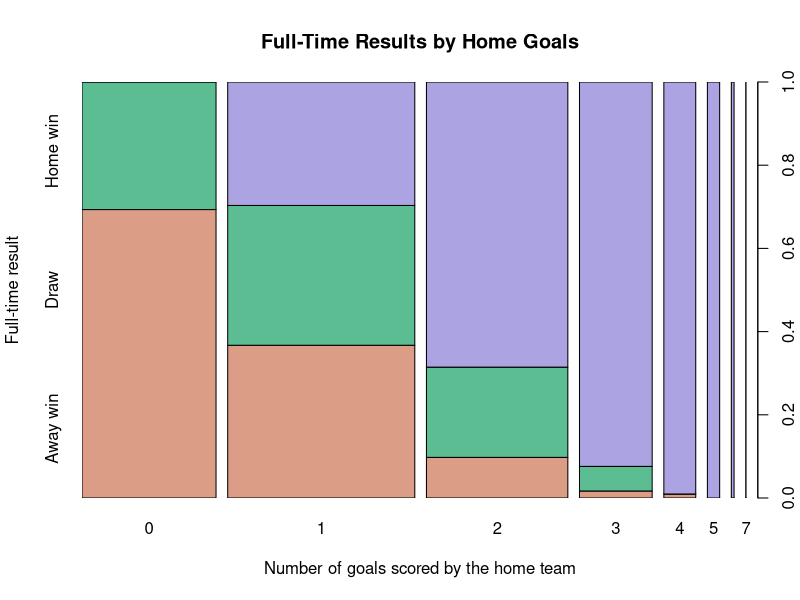
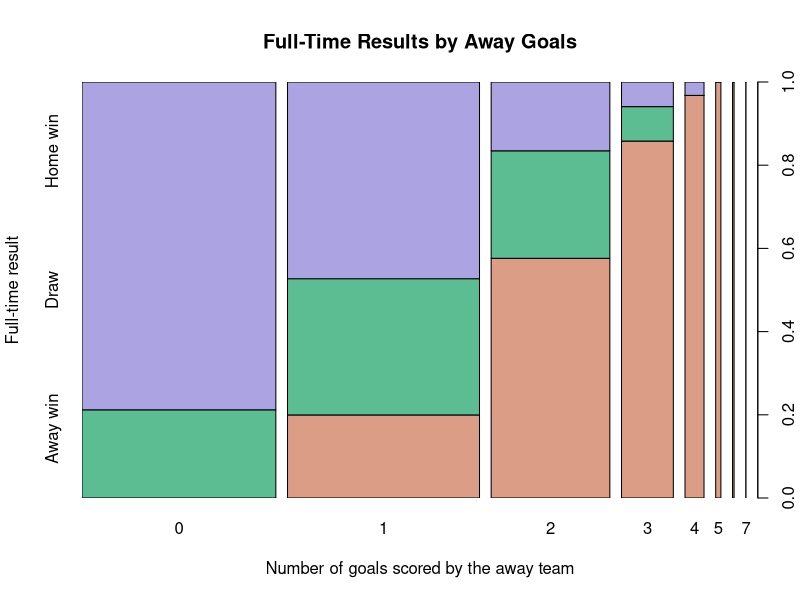
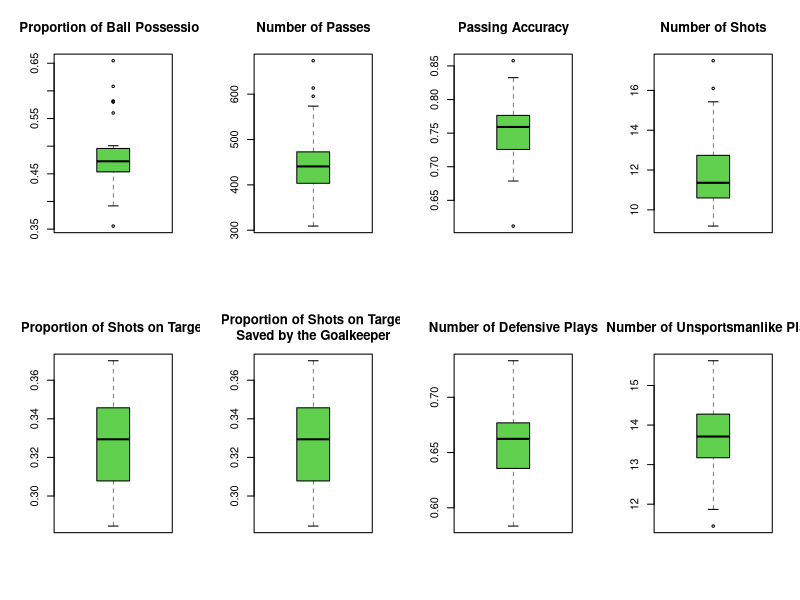
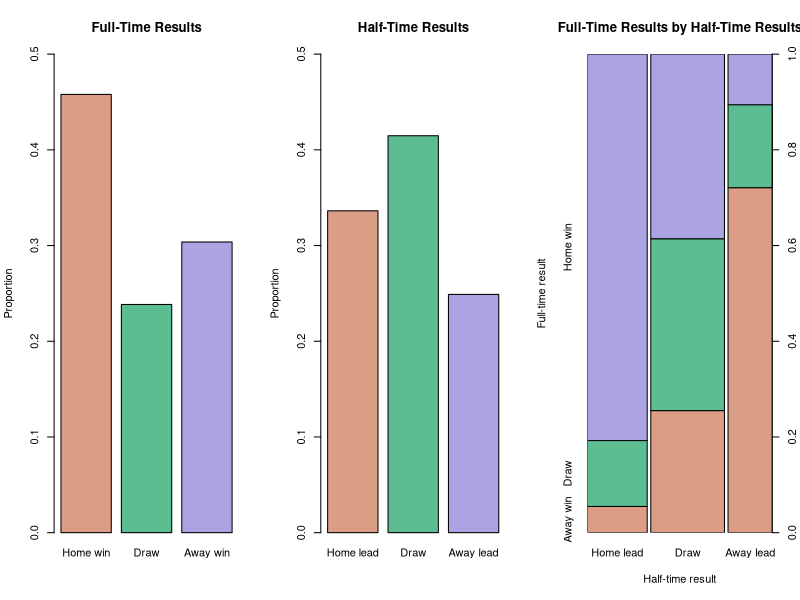
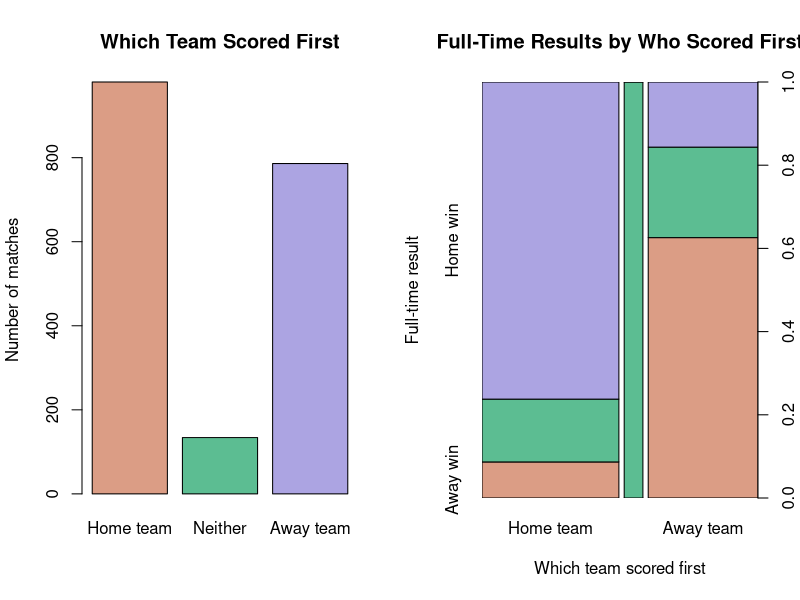
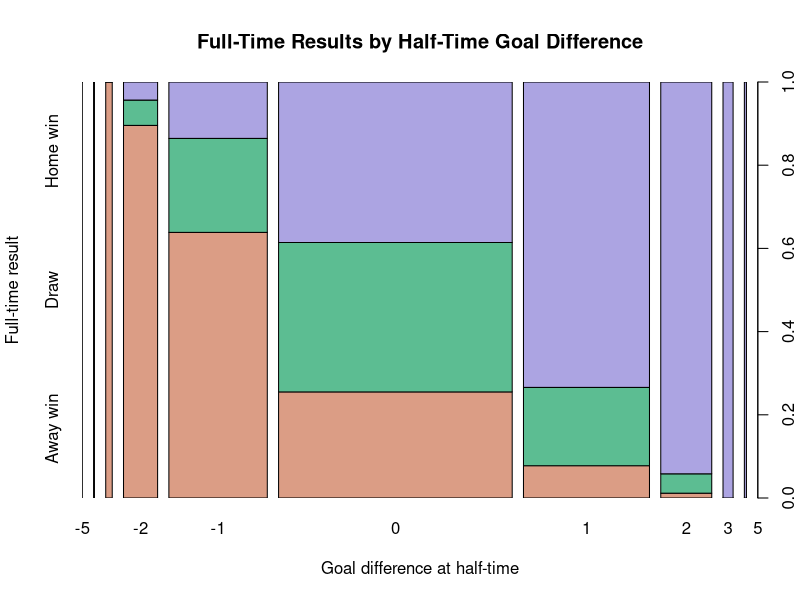
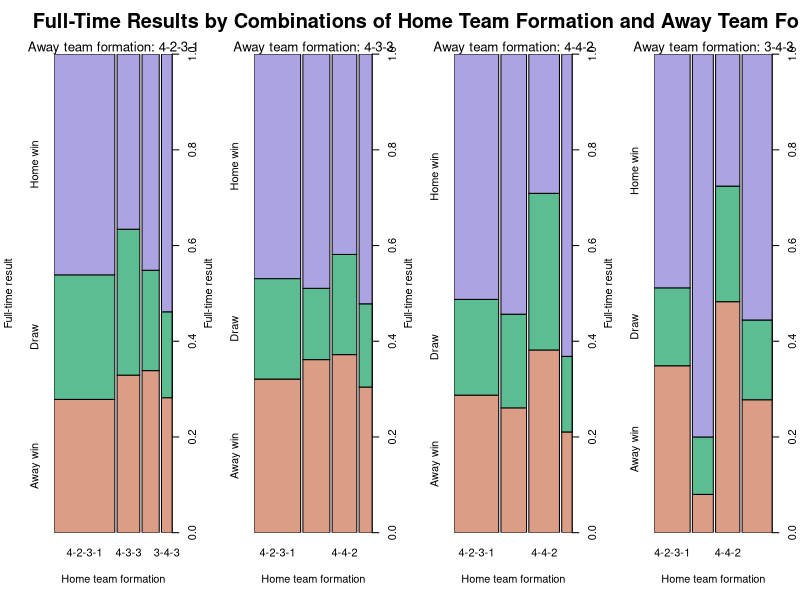
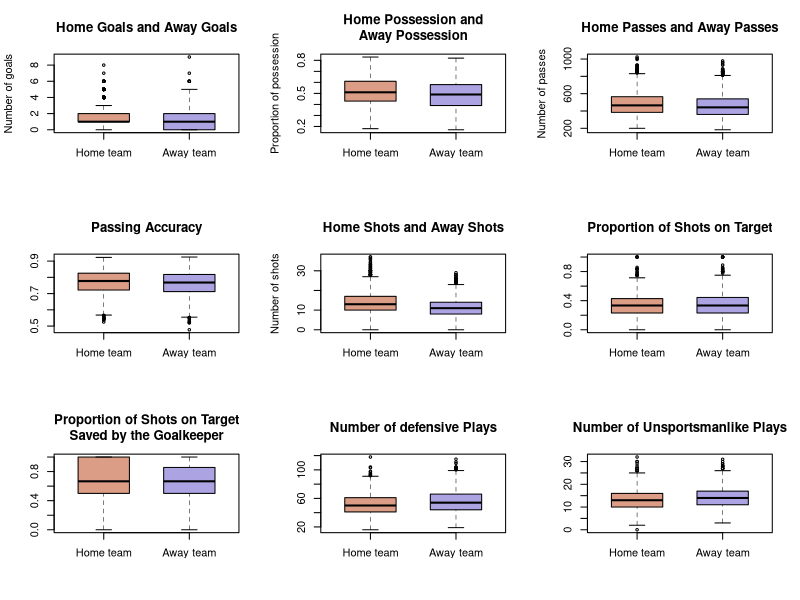

Write the R code that produced these figures, in order.
## Analyzing match statistics and team performances in 5 seasons (2015/16 to 2019/20) of the Premier League
##
## AUTHOR: TARA NGUYEN
## Part of final project for UCLA Extension course:
## Introduction to Data Science
## Completed in December 2020

########## DATA IMPORT AND CLEANING ##########

library(readr)   ## for function read_csv()
matchstats <- read_csv('matchstats.csv')
matchstats
names(matchstats)
summary(matchstats)
colSums(is.na(matchstats))

## replace NAs

matchstats$scoredfirst[is.na(matchstats$scoredfirst)] <- 'neither'

## turn some variables into factors

matchstats$season <- as.factor(matchstats$season)
matchstats$fulltime_res <- factor(matchstats$fulltime_res,
	levels = c('home_win', 'draw', 'away_win'))
matchstats$scoredfirst <- factor(matchstats$scoredfirst,
	levels = c('home', 'neither', 'away'))
matchstats$halftime_res <- factor(matchstats$halftime_res,
	levels = c('home_lead', 'draw', 'away_lead'))
summary(matchstats)

########## DATA TRANSFORMATION ##########

## full-time and half-time results

ft_res <- c('Home win', 'Draw', 'Away win')
ht_res <- c('Home lead', 'Draw', 'Away lead')

## which team scored first

scfst <- c('Home team', 'Neither', 'Away team')

##### MATCH RECORDS #####

## most home goals, most away goals
sorthomegoals <- matchstats[order(matchstats$homegoals), c(1:4, 5)]
tail(sorthomegoals)
tail(matchstats[order(matchstats$awaygoals), c(1:4, 6)])

## draws with the most goals

tail(sorthomegoals[sorthomegoals$fulltime_res == 'draw', ], 15)

## biggest home wins, biggest away wins

goaldiff <- matchstats$homegoals - matchstats$awaygoals
tail(matchstats[order(goaldiff), c(1:3, 5, 6)])
head(matchstats[order(goaldiff), c(1:3, 5, 6)])

## highest goal difference at half-time

tail(matchstats[order(matchstats$halftime_goaldiff), c(1:4, 9)])

## biggest comebacks after trailing at half-time

comeback <- cbind(matchstats[, c(1:3, 5, 6, 9)], goaldiff)
comeback <- comeback[order(comeback$halftime_goaldiff), ]

home_cb <- subset(comeback, halftime_goaldiff < 0 & goaldiff > 0)
home_cb_goals <- home_cb$goaldiff - home_cb$halftime_goaldiff
tail(home_cb[order(abs(home_cb$halftime_goaldiff), home_cb_goals), ])

away_cb <- subset(comeback, halftime_goaldiff > 0 & goaldiff < 0)
away_cb_goals <- away_cb$halftime_goaldiff - away_cb$goaldiff
tail(away_cb[order(away_cb$halftime_goaldiff, away_cb_goals), ])

## most unbalanced possession

possessdiff <- matchstats$homepossession - matchstats$awaypossession
tail(matchstats[order(abs(possessdiff)), c(1:4, 12, 13)])

## wins with the lowest possession

sorthomepossess <- matchstats[order(matchstats$homepossession), c(1:4, 12)]
head(sorthomepossess[sorthomepossess$fulltime_res == 'home_win', ])
sortawaypossess <- matchstats[order(matchstats$awaypossession), c(1:4, 13)]
head(sortawaypossess[sortawaypossess$fulltime_res == 'away_win', ])

## losses with the highest possession

tail(sorthomepossess[sorthomepossess$fulltime_res == 'away_win', ])
tail(sortawaypossess[sortawaypossess$fulltime_res == 'home_win', ])

## most/least passes by both teams combined

totalpasses <- matchstats$homepasses + matchstats$awaypasses
passes_subset <- cbind(matchstats[, c(1:4, 14, 15)], totalpasses)
tail(passes_subset[order(totalpasses), ])
head(passes_subset[order(totalpasses), ])

## biggest difference in number of accurate passes

homeaccpasses <- matchstats$homepasses * matchstats$homepass_acc
awayaccpasses <- matchstats$awaypasses * matchstats$awaypass_acc
accpassdiff <- abs(homeaccpasses - awayaccpasses)
accpass_subset <- cbind(matchstats[, c(1:4)], homeaccpasses, awayaccpasses,
	accpassdiff)
tail(accpass_subset[order(accpassdiff), ])

## most/least shots by both teams combined

totalshots <- matchstats$homeshots + matchstats$awayshots
shots_subset <- cbind(matchstats[, c(1:4, 18, 19)], totalshots)
tail(shots_subset[order(totalshots), ])
head(shots_subset[order(totalshots), ])

## wins with the least shots on target

homeshots_ot <- matchstats$homeshots * matchstats$homeontarget
homesot_subset <- cbind(matchstats[, 1:4], homeshots_ot)
homesot_subset <- homesot_subset[order(homeshots_ot), ]
head(homesot_subset[homesot_subset$fulltime_res == 'home_win', ])

awayshots_ot <- matchstats$awayshots * matchstats$awayontarget
awaysot_subset <- cbind(matchstats[, 1:4], awayshots_ot)
awaysot_subset <- awaysot_subset[order(awayshots_ot), ]
head(awaysot_subset[awaysot_subset$fulltime_res == 'away_win', ])

## losses with the most shots on target

tail(homesot_subset[homesot_subset$fulltime_res == 'away_win', ])
tail(awaysot_subset[awaysot_subset$fulltime_res == 'home_win', ])

## biggest difference in number of shots on target

sotdiff <- abs(homeshots_ot - awayshots_ot)
sot_subset <- cbind(matchstats[, 1:4], homeshots_ot, awayshots_ot, sotdiff)
tail(sot_subset[order(sot_subset$sotdiff), ])

## goalless draws with the highest number of shots on target

totalsot <- homeshots_ot + awayshots_ot
nogoal_subset <- cbind(matchstats[, c(1:3, 7)], homeshots_ot, awayshots_ot, 
	totalsot)
nogoal_subset <- subset(nogoal_subset, scoredfirst == 'neither',
	select = c(1:3, 5:7))
tail(nogoal_subset[order(nogoal_subset$totalsot), ])

## most/least defensive plays by both teams combined

totaldefense <- matchstats$homedefense + matchstats$awaydefense
defense_subset <- cbind(matchstats[, c(1:4, 24, 25)], totaldefense)
tail(defense_subset[order(totaldefense), ])
head(defense_subset[order(totaldefense), ])

## most/least unsportsmanlike plays by both teams combined

totalbadplays <- matchstats$homebadplays + matchstats$awaybadplays
badplays_subset <- cbind(matchstats[, c(1:4, 26, 27)], totalbadplays)
tail(badplays_subset[order(totalbadplays), ])
head(badplays_subset[order(totalbadplays), ])

##### CONTIGENCY TABLES ACROSS ALL MATCHES #####

## full-time results, half-time results, and which team scored first

(ft_res_tab <- table(matchstats$fulltime_res))
(ht_res_tab <- table(matchstats$halftime_res))
(scfst_tab <- table(matchstats$scoredfirst))

## full-time results by half-time results

(ht_ft_tab <- xtabs(~ halftime_res + fulltime_res, matchstats))
apply(ht_ft_tab, 1, prop.table)   ## proportions

## full-time results by who scored first

(scfst_ft_tab <- xtabs(~ scoredfirst + fulltime_res, matchstats))
apply(scfst_ft_tab, 1, prop.table)   ## proportions

## full-time results by goal difference at half-time, by home goals, and by away goals

(htgd_ft_tab <- xtabs(~ halftime_goaldiff + fulltime_res, matchstats))
(homegoals_ft_tab <- xtabs(~ homegoals + fulltime_res, matchstats))
(awaygoals_ft_tab <- xtabs(~ awaygoals + fulltime_res, matchstats))

## number of unique formations

(n_formations_unique <- 
	length(unique(c(matchstats$homeformation, matchstats$awayformation))))
	## 33

## number of times each formation was used

(homefm_tab <- sort(table(matchstats$homeformation), decreasing = T))
(awayfm_tab <- sort(table(matchstats$awayformation), decreasing = T))

## number of home wins, draws, and away wins grouped by formation
## (only the most used formations included)

ft_form_tab <- xtabs(~ homeformation + fulltime_res + awayformation, 
	matchstats)
(ft_form_tab <- ft_form_tab[names(homefm_tab[1:4]), , 
	names(awayfm_tab[1:4])])
apply(ft_form_tab, c(1, 3), prop.table)   ## proportions

##### PER-SEASON AND PER-MATCH AVERAGES AT TEAM LEVEL #####

n_teams_per_season <- 20

## all teams

(teams <- sort(unique(c(matchstats$hometeam, matchstats$awayteam))))

## abbreviate team names

teams_abbr <- toupper(substr(teams, 1, 3))
teams_abbr[which(teams_abbr == 'MAN')] <- c('MCT', 'MU')
teams_abbr[which(teams_abbr == 'WES')] <- c('WBA', 'WHU')
teams_abbr

## number of unique teams in all seasons

(n_teams_unique <- length(teams))   ## 29

## number of home/away games each team played across all seasons

n_homegames_byteam <- table(matchstats$hometeam)

## number of seasons each team played in

(n_seasons_byteam <- n_homegames_byteam / (n_teams_per_season - 1))

## teams that played in all 5 seasons

n_seasons_byteam[n_seasons_byteam == 5]
sum(n_seasons_byteam == 5)   ## 13

## season-average number of wins/draws/losses

home_res_tab <- xtabs(~ hometeam + fulltime_res, matchstats)
home_res_seasonavg <- home_res_tab / as.vector(n_seasons_byteam)
head(home_res_seasonavg)

away_res_tab <- xtabs(~ awayteam + fulltime_res, matchstats)
away_res_seasonavg <- away_res_tab / as.vector(n_seasons_byteam)
head(away_res_seasonavg)

res_seasonavg <- cbind(home_res_seasonavg[, 1] + away_res_seasonavg[, 3],
	home_res_seasonavg[, 2] + away_res_seasonavg[, 2],
	home_res_seasonavg[, 3] + away_res_seasonavg[, 1])
colnames(res_seasonavg) <- c('win', 'draw', 'loss')
head(res_seasonavg)

## season-average number of times each team scored/conceded first, grouped by full-time results

home_sf_res_tab <- xtabs(~ hometeam + scoredfirst + fulltime_res, 
	matchstats)
home_sf_res_seasonavg <- home_sf_res_tab / as.vector(n_seasons_byteam)
head(home_sf_res_seasonavg[, , 2])

away_sf_res_tab <- xtabs(~ awayteam + scoredfirst + fulltime_res, 
	matchstats)
away_sf_res_seasonavg <- away_sf_res_tab / as.vector(n_seasons_byteam)
head(away_sf_res_seasonavg[, , 2])

## season-average number of wins after conceding first

concf_win_seasonavg <- rbind(home_sf_res_seasonavg[, 'away', 'home_win'], 
	away_sf_res_seasonavg[, 'home', 'away_win'])
rownames(concf_win_seasonavg) <- c('home_win', 'away_win')
concf_win_seasonavg

## season-average number of half-time leads/draws/trails, grouped by full-time results

home_ht_ft_tab <- xtabs(~ hometeam + halftime_res + fulltime_res,
	matchstats)
colnames(home_ht_ft_tab) <- c('lead', 'draw', 'trail')
home_ht_ft_seasonavg <- home_ht_ft_tab / as.vector(n_seasons_byteam)
head(home_ht_ft_seasonavg[, , 1])

away_ht_ft_tab <- xtabs(~ awayteam + halftime_res + fulltime_res,
	matchstats)
colnames(away_ht_ft_tab) <- c('trail', 'draw', 'lead')
away_ht_ft_seasonavg <- away_ht_ft_tab / as.vector(n_seasons_byteam)
head(away_ht_ft_seasonavg[, , 1])

## season-average number of wins after trailing at half-time

httrail_win_seasonavg <- rbind(home_ht_ft_seasonavg[, 'trail', 'home_win'],
	away_ht_ft_seasonavg[, 'trail', 'away_win'])
rownames(httrail_win_seasonavg) <- c('home_win', 'away_win')
httrail_win_seasonavg

## season-average number of clean sheets

(cleansh_seasonavg <- (xtabs(~ hometeam + awaygoals, matchstats)[, 1] +
	xtabs(~ awayteam + homegoals, matchstats)[, 1]) / n_seasons_byteam)

## match-average stats

home_matchavg <- aggregate(cbind(homegoals, awaygoals, halftime_goaldiff, 
	homepossession, homepasses, homepass_acc, homeshots, homeontarget, 
	homesaves, homedefense, homebadplays) ~ hometeam, matchstats, mean)
colnames(home_matchavg) <- c('team', 'goalsscored', 'goalsconceded', 
	'ht_goaldiff', 'possession', 'passes', 'pass_acc', 'shots', 'ontarget', 
	'saves', 'defense', 'badplays')

away_matchavg <- aggregate(cbind(homegoals, awaygoals, halftime_goaldiff, 
	awaypossession, awaypasses, awaypass_acc, awayshots, awayontarget, 
	awaysaves, awaydefense, awaybadplays) ~ awayteam, matchstats, mean)
colnames(away_matchavg) <- c('team', 'goalsconceded', 'goalsscored', 
	'ht_goaldiff', 'possession', 'passes', 'pass_acc', 'shots', 'ontarget', 
	'saves', 'defense', 'badplays')

matchavg <- cbind(home_matchavg[, 1:3], away_matchavg[, 3:2], 
	(home_matchavg[, 2] + away_matchavg[, 3]) / 2,
	(home_matchavg[, 3] + away_matchavg[, 2]) / 2)
matchavg <- cbind(matchavg,
	(home_matchavg[, -(1:3)] + away_matchavg[, -(1:3)]) / 2)
colnames(matchavg)
colnames(matchavg)[2:7] <- c('homescored', 'homeconceded', 'awayscored', 
	'awayconceded', 'totalscored', 'totalconceded')
matchavg$ft_goaldiff <- with(matchavg, 
	(homescored + awayscored - homeconceded - awayconceded) / 2)
colnames(matchavg)
matchavg <- matchavg[, c(1:7, 17, 8:16)]
format(head(matchavg), digits = 4)

##### SEASON-END STATS AT TEAM LEVEL #####

seasons <- levels(matchstats$season)

## teams in each season

library(reshape2)   ## for function melt()

teams_byseason <- t(aggregate(hometeam ~ season, matchstats, 
	function(x) sort(unique(x))))
teams_byseason <- teams_byseason[-1, ]
colnames(teams_byseason) <- seasons
teams_byseason <- melt(teams_byseason, varnames = c('', 'season'),
	value.name = 'team')
teams_byseason <- teams_byseason[, -1]
teams_byseason[c(1:5, 21:25), ]

## season-total number of wins/draws/losses

homewin_byseason <- aggregate(fulltime_res ~ hometeam + season, matchstats, 
	function(x) sum(x == 'home_win'))
awaywin_byseason <- aggregate(fulltime_res ~ awayteam + season, matchstats, 
	function(x) sum(x == 'away_win'))
win_byseason <- cbind(teams_byseason,
	homewin_byseason[, 3] + awaywin_byseason[, 3])
colnames(win_byseason)[3] <- 'win'

homedraw_byseason <- aggregate(fulltime_res ~ hometeam + season, matchstats, 
	function(x) sum(x == 'draw'))
awaydraw_byseason <- aggregate(fulltime_res ~ awayteam + season, matchstats, 
	function(x) sum(x == 'draw'))
draw_byseason <- cbind(teams_byseason,
	homedraw_byseason[, 3] + awaydraw_byseason[, 3])
colnames(draw_byseason)[3] <- 'draw'

homeloss_byseason <- aggregate(fulltime_res ~ hometeam + season, matchstats, 
	function(x) sum(x == 'away_win'))
awayloss_byseason <- aggregate(fulltime_res ~ awayteam + season, matchstats, 
	function(x) sum(x == 'home_win'))
loss_byseason <- cbind(teams_byseason,
	homeloss_byseason[, 3] + awayloss_byseason[, 3])
colnames(loss_byseason)[3] <- 'loss'

res_byseason <- cbind(win_byseason, draw_byseason[, 3], loss_byseason[, 3])
colnames(res_byseason)[4:5] <- c('draw', 'loss')
head(res_byseason)

## season-total number of points earned (3 for each win, 1 for each draw)

pts_byseason <- cbind(res_byseason[, 1:2],
	res_byseason$win * 3 + res_byseason$draw)
colnames(pts_byseason)[3] <- 'points'
head(pts_byseason)

## season-total number of goals scored/conceded

homesc_byseason <- aggregate(homegoals ~ hometeam + season, matchstats, sum)
awaysc_byseason <- aggregate(awaygoals ~ awayteam + season, matchstats, sum)
scored_byseason <- cbind(teams_byseason,
	homesc_byseason[, 3] + awaysc_byseason[, 3])
colnames(scored_byseason)[3] <- 'goalsscored'
head(scored_byseason)

homeconc_byseason <- aggregate(awaygoals ~ hometeam + season, matchstats, 
	sum)
awayconc_byseason <- aggregate(homegoals ~ awayteam + season, matchstats, 
	sum)
conceded_byseason <- cbind(teams_byseason,
	homeconc_byseason[, 3] + awayconc_byseason[, 3])
colnames(conceded_byseason)[3] <- 'goalsconceded'
head(conceded_byseason)

## season-total goal difference

goaldiff_byseason <- cbind(teams_byseason,
	scored_byseason[3] - conceded_byseason[3])
colnames(goaldiff_byseason)[3] <- 'goaldiff'
head(goaldiff_byseason)

##### TEAM RANKINGS #####

## rankings at the end of each season

ranktab_byseason <- cbind(res_byseason, pts_byseason[3], scored_byseason[3], 
	conceded_byseason[3])

## season-total goal difference
ranktab_byseason$goaldiff <- 
	ranktab_byseason$goalsscored - ranktab_byseason$goalsconceded

## ranks
ranktab_byseason <- ranktab_byseason[with(ranktab_byseason, 
	order(season, points, goaldiff, goalsscored, goalsconceded, 
	decreasing = c(F, rep(T, 4)))), ]
ranktab_byseason$rank <- rep(1:n_teams_per_season, length(seasons))
ncol <- ncol(ranktab_byseason)
ranktab_byseason <- ranktab_byseason[, c(ncol, 1:(ncol-1))]
head(ranktab_byseason)
tail(ranktab_byseason)

## rankings across all seasons

ranktab_allseasons <- cbind(n_homegames_byteam * 2, 
	aggregate(cbind(win, draw, loss, points, goalsscored, goalsconceded, 
		goaldiff) ~ team, ranktab_byseason, mean)[, -1])
head(ranktab_allseasons)
colnames(ranktab_allseasons)[1:2] <- c('team', 'matches')

## ranks
ranktab_allseasons <- ranktab_allseasons[with(ranktab_allseasons, 
	order(points, goaldiff, goalsscored, decreasing = T)), ]
ranktab_allseasons$rank <- 1:nrow(ranktab_allseasons)
ncol <- ncol(ranktab_allseasons)
ranktab_allseasons <- ranktab_allseasons[, c(ncol, 1:(ncol-1))]
head(ranktab_allseasons)   ## teams with the highest average points/season
tail(ranktab_allseasons)   ## teams with the lowest average points/season

##### TEAM RECORDS #####

## most/least wins/draws/losses in a season

tail(ranktab_byseason[order(ranktab_byseason$win), ])
head(ranktab_byseason[order(ranktab_byseason$win), ])
tail(ranktab_byseason[order(ranktab_byseason$draw), ])
head(ranktab_byseason[order(ranktab_byseason$draw), ])
tail(ranktab_byseason[order(ranktab_byseason$loss), ])
head(ranktab_byseason[order(ranktab_byseason$loss), ])

## most/least total wins/draws/losses per season

tail(ranktab_allseasons[order(ranktab_allseasons$win), ])
head(ranktab_allseasons[order(ranktab_allseasons$win), ])
tail(ranktab_allseasons[order(ranktab_allseasons$draw), ])
head(ranktab_allseasons[order(ranktab_allseasons$draw), ])
tail(ranktab_allseasons[order(ranktab_allseasons$loss), ])
head(ranktab_allseasons[order(ranktab_allseasons$loss), ])

## most/least points in a season

tail(ranktab_byseason[order(ranktab_byseason$points), ])
head(ranktab_byseason[order(ranktab_byseason$points), ])

## most season-average wins after conceding first

tail(sort(home_sf_res_seasonavg[, 'away', 'home_win']))
tail(sort(away_sf_res_seasonavg[, 'home', 'away_win']))

## most season-average losses after scoring first

tail(sort(home_sf_res_seasonavg[, 'home', 'away_win']))
tail(sort(away_sf_res_seasonavg[, 'away', 'home_win']))

## most season-average wins after trailing at half-time

tail(sort(home_ht_ft_seasonavg[, 'trail', 'home_win']))
tail(sort(away_ht_ft_seasonavg[, 'trail', 'away_win']))

## most season-average losses after leading at half-time

tail(sort(home_ht_ft_seasonavg[, 'lead', 'away_win']))
tail(sort(away_ht_ft_seasonavg[, 'lead', 'home_win']))

## most clean sheets per season

tail(sort(cleansh_seasonavg))

## most/least goals scored/conceded in a season

tail(ranktab_byseason[order(ranktab_byseason$goalsscored), ])
head(ranktab_byseason[order(ranktab_byseason$goalsscored), ])
tail(ranktab_byseason[order(ranktab_byseason$goalsconceded), ])
head(ranktab_byseason[order(ranktab_byseason$goalsconceded), ])

## highest/lowest goal difference in a season

tail(ranktab_byseason[order(ranktab_byseason$goaldiff), ])
head(ranktab_byseason[order(ranktab_byseason$goaldiff), ])

########## DATA VISUALIZATION ##########

## function for getting colors for plots
## n: number of colors needed
## i: index of the color palette listed in hcl.pals('qualitative')
## i = 1: "Pastel 1"
## i = 2: "Dark 2"
## i = 3: "Dark 3"
## i = 4: "Set 2"
## i = 5: "Set 3"
## i = 6: "Warm"
## i = 7: "Cold"
## i = 8: "Harmonic"
## i = 9: "Dynamic"
## i > 9: the list of palettes gets recycled
## alpha: color transparency; a single number or a vector of numbers between 0 and 1

getcol <- function(n, i, alpha = NULL) {
	if (i %% 9 != 0) {
		i <- i %% 9
	}
	hcl.colors(n, hcl.pals('qualitative')[i], alpha = alpha)
}

## colors for plots of home team vs. away team

col_hva <- getcol(3, 9)[c(1, 3)]

## function for saving plots as png files
## name: a descriptive name for the file (without the .png extension)
## w, h: width and height (in pixels) of the image

saveaspng <- function(name, w = 700, h = 480) {
	filename <- paste0('Plots/', name, '.png')
	png(filename, w, h)
}

##### PLOTS OF CONTIGENCY TABLES #####

saveaspng('fulltime-halftime-results')
par(mfrow = c(1, 3))
barplot(prop.table(ft_res_tab), ylim = c(0, .5), main = 'Full-Time Results', 
	names.arg = ft_res, ylab = 'Proportion', col = getcol(3, 9))
barplot(prop.table(ht_res_tab), ylim = c(0, .5), main = 'Half-Time Results', 
	names.arg = ht_res, ylab = 'Proportion', col = getcol(3, 9))
spineplot(ht_ft_tab, main = 'Full-Time Results by Half-Time Results',
	xlab = 'Half-time result', ylab = 'Full-time result',
	xaxlabels = ht_res, yaxlabels = ft_res, col = getcol(3, 9))
par(mfrow = c(1, 1))
dev.off()

saveaspng('fulltime-results-scoredfirst', h = 550)
par(mfrow = c(1, 2))
barplot(scfst_tab, main = 'Which Team Scored First', names.arg = scfst,
	ylab = 'Number of matches', col = getcol(3, 9))
spineplot(scfst_ft_tab, main = 'Full-Time Results by Who Scored First',
	xlab = 'Which team scored first', ylab = 'Full-time result',
	xaxlabels = scfst, yaxlabels = ft_res, col = getcol(3, 9))
par(mfrow = c(1, 1))
dev.off()

saveaspng('fulltime-results-halftime-goaldiff')
spineplot(htgd_ft_tab, col = getcol(3, 9), ylab = 'Full-time result',
	main = 'Full-Time Results by Half-Time Goal Difference',
	xlab = 'Goal difference at half-time', yaxlabels = ft_res)
dev.off()

spineplot(homegoals_ft_tab, col = getcol(3, 9), ylab = 'Full-time result',
	main = 'Full-Time Results by Home Goals', yaxlabels = ft_res,
	xlab = 'Number of goals scored by the home team')

spineplot(awaygoals_ft_tab, col = getcol(3, 9), ylab = 'Full-time result', 
	main = 'Full-Time Results by Away Goals', yaxlabels = ft_res,
	xlab = 'Number of goals scored by the away team')

saveaspng('formations', w = 1000)
par(mfrow = c(1, 4))
for (i in 1:4) {
	spineplot(ft_form_tab[, , i], col = getcol(3, 9), yaxlabels = ft_res,
		xlab = 'Home team formation', ylab = 'Full-time result')
	mtext(paste('Away team formation:', names(awayfm_tab)[i]), cex = .8)
}
par(mfrow = c(1, 1))
## add title
text <- 'Full-Time Results by Combinations of Home Team Formation and Away Team Formation'
mtext(text, line = 2.5, font = 2, cex = 1.2)
dev.off()

##### PLOTS OF NUMERIC VARIABLES #####

xnames <- c('Home team', 'Away team')

saveaspng('numericvars', w = 600)
par(mfrow = c(3, 3))
with(matchstats, boxplot(homegoals, awaygoals, col = col_hva,
	main = 'Home Goals and Away Goals', names = xnames,
	ylab = 'Number of goals', boxwex = .6, medlwd = 2, whisklwd = .5, 
	staplewex = .3, outcex = .5))
with(matchstats, boxplot(homepossession, awaypossession, col = col_hva,
	main = 'Home Possession and\nAway Possession', names = xnames,
	ylab = 'Proportion of possession', boxwex = .6, medlwd = 2, 
	whisklwd = .5, staplewex = .3, outcex = .5))
with(matchstats, boxplot(homepasses, awaypasses, col = col_hva,
	main = 'Home Passes and Away Passes', names = xnames,
	ylab = 'Number of passes', boxwex = .6, medlwd = 2, whisklwd = .5, 
	staplewex = .3, outcex = .5))
with(matchstats, boxplot(homepass_acc, awaypass_acc, col = col_hva,
	main = 'Passing Accuracy', names = xnames, boxwex = .6, medlwd = 2, 
	whisklwd = .5, staplewex = .3, outcex = .5))
with(matchstats, boxplot(homeshots, awayshots, col = col_hva,
	main = 'Home Shots and Away Shots', names = xnames,
	ylab = 'Number of shots', boxwex = .6, medlwd = 2, whisklwd = .5, 
	staplewex = .3, outcex = .5))
with(matchstats, boxplot(homeontarget, awayontarget, col = col_hva,
	main = 'Proportion of Shots on Target', names = xnames, boxwex = .6, 
	medlwd = 2, whisklwd = .5, staplewex = .3, outcex = .5))
with(matchstats, boxplot(homesaves, awaysaves, col = col_hva,
	main = 'Proportion of Shots on Target\nSaved by the Goalkeeper',
	names = xnames, boxwex = .6, medlwd = 2, whisklwd = .5, staplewex = .3, 
	outcex = .5))
with(matchstats, boxplot(homedefense, awaydefense, col = col_hva,
	main = 'Number of defensive Plays', names = xnames, boxwex = .6, 
	medlwd = 2, whisklwd = .5, staplewex = .3, outcex = .5))
with(matchstats, boxplot(homebadplays, awaybadplays, col = col_hva,
	main = 'Number of Unsportsmanlike Plays', names = xnames, boxwex = .6, 
	medlwd = 2, whisklwd = .5, staplewex = .3, outcex = .5))
par(mfrow = c(1, 1))
dev.off()

## visualization of correlation matrix

library(corrplot)   ## for function corrplot()

saveaspng('correlation-matrix', w = 480)
corrplot(cor(matchstats[, c(5:6, 9, 12:27)]), method = 'color', 
	title = 'Correlation Matrix', type = 'upper', diag = F, 
	mar = c(0, 0, 4, 0), tl.col = 1, cl.pos = 'b', cl.ratio = .1)
dev.off()

## pairwise scatterplot matrix, color-coded by full-time results

saveaspng('scatterplot-matrix')
plot(matchstats[, c(5:6, 9, 12, 20:23)], col = matchstats$fulltime_res, 
	main = 'Pairwise Scatterplot Matrix', pch = 20, cex = .8,
	lower.panel = NULL)
## add legend
legend('left', ft_res, title = 'Full-time result', col = 1:3, pch = 20, 
	cex = .8, inset = .1)
dev.off()

##### PLOTS OF PER-SEASON AND PER-MATCH AVERAGES #####

saveaspng('team-seasonavg-win-draw-loss', w = 1680)
spineplot(res_seasonavg[, c('win', 'draw', 'loss')],
	main = paste('Season-Average Numbers of Wins, Draws, and Losses,',
	'Grouped by Team'), xlab = 'Team', ylab = 'Full-time result',
	xaxlabels = teams_abbr, yaxlabels = c('Win', 'Draw', 'Loss'),
	col = getcol(3, 9))
dev.off()

saveaspng('team-seasonavg-win-concfirst', w = 1280)
barplot(concf_win_seasonavg, col = getcol(2, 9), names.arg = teams_abbr,
	main = paste('Season-Average Number of Times A Team Won',
	'After Conceding First'), ylim = c(0, max(concf_win_seasonavg) * 1.1), 
	ylab = 'Number of matches', xlab = 'Team',
	legend.text = c('Home win', 'Away win'), args.legend = list(
	x = 'topleft', inset = c(.15, .05), horiz = T))
dev.off()

saveaspng('team-seasonavg-win-trailatht', w = 1280)
barplot(httrail_win_seasonavg, col = getcol(2, 9), names.arg = teams_abbr,
	main = paste('Season-Average Number of Times A Team Won',
	'After Trailing at Half-Time'), ylab = 'Number of matches',
	xlab = 'Team', legend.text = c('Home win', 'Away win'), 
	args.legend = list(x = 'top', inset = .1, horiz = T))
dev.off()

## PLOTS OF NUMERIC VARIABLES

saveaspng('team-matchavg-goals-homevsaway', w = 600)
par(mfrow = c(1, 2))
with(matchavg, boxplot(homescored, awayscored, col = col_hva,
	main = 'Average Number of Goals Scored\nat Home and Away Per Match', 
	cex.axis = .8, names = c('Home', 'Away'), ylab = 'Number of goals', 
	boxwex = .6, medlwd = 2, whisklwd = .5, staplewex = .3, outcex = .5))
## add mean points
points(colMeans(matchavg[, -1])[c('homescored', 'awayscored')], pch = 23,
	bg = 'red')
with(matchavg, boxplot(homeconceded, awayconceded, col = col_hva,
	main = 'Average Number of Goals Conceded\nat Home and Away Per Match', 
	cex.axis = .8, names = c('Home', 'Away'), ylab = 'Number of goals', 
	boxwex = .6, medlwd = 2, whisklwd = .5, staplewex = .3, outcex = .5))
## add mean points
points(colMeans(matchavg[, -1])[c('homeconceded', 'awayconceded')], 
	pch = 23, bg = 'red')
par(mfrow = c(1, 1))
## add explanation
mtext('The red diamond shapes denote the mean points', side = 1, line = 3.5)
dev.off()

par(mfrow = c(2, 4))
boxplot(matchavg$possession, main = 'Proportion of Ball Possession',
	col = 3, boxwex = .6, medlwd = 2, whisklwd = .5, staplewex = .3, 
	outcex = .5)
boxplot(matchavg$passes, main = 'Number of Passes', col = 3, 
	boxwex = .6, medlwd = 2, whisklwd = .5, staplewex = .3, outcex = .5)
boxplot(matchavg$pass_acc, main = 'Passing Accuracy', col = 3, 
	boxwex = .6, medlwd = 2, whisklwd = .5, staplewex = .3, outcex = .5)
boxplot(matchavg$shots, main = 'Number of Shots', col = 3, 
	boxwex = .6, medlwd = 2, whisklwd = .5, staplewex = .3, outcex = .5)
boxplot(matchavg$ontarget, main = 'Proportion of Shots on Target', 
	col = 3, boxwex = .6, medlwd = 2, whisklwd = .5, staplewex = .3, 
	outcex = .5)
boxplot(matchavg$ontarget, col = 3,
	main = 'Proportion of Shots on Target\nSaved by the Goalkeeper', 
	boxwex = .6, medlwd = 2, whisklwd = .5, staplewex = .3, outcex = .5)
boxplot(matchavg$saves, main = 'Number of Defensive Plays', col = 3, 
	boxwex = .6, medlwd = 2, whisklwd = .5, staplewex = .3, outcex = .5)
boxplot(matchavg$badplays, main = 'Number of Unsportsmanlike Plays', 
	col = 3, boxwex = .6, medlwd = 2, whisklwd = .5, staplewex = .3, 
	outcex = .5)
par(mfrow = c(1, 1))

saveaspng('team-matchavg-possession', 1280)
barplot(matchavg$possession, col = getcol(n_teams_unique, 1),
	main = 'Average Proportion of Ball Possession Per Match', ylab = 'Team',
	names.arg = teams_abbr, ylim = c(0, max(matchavg$possession) * 1.1))
dev.off()

saveaspng('team-matchavg-passes', 1280)
barplot(matchavg$passes, col = getcol(n_teams_unique, 1),
	main = 'Average Number of Passes Per Match', ylab = 'Team',
	names.arg = teams_abbr, ylim = c(0, max(matchavg$passes) * 1.1))
dev.off()

saveaspng('team-matchavg-pass_acc', 1280)
barplot(matchavg$pass_acc, col = getcol(n_teams_unique, 1),
	main = 'Average Passing Accuracy Per Match', ylab = 'Team',
	names.arg = teams_abbr, ylim = c(0, max(matchavg$pass_acc) * 1.1))
dev.off()

saveaspng('team-matchavg-shots', 1280)
barplot(matchavg$shots, col = getcol(n_teams_unique, 1),
	main = 'Average Number of Shots Per Match', ylab = 'Team',
	names.arg = teams_abbr, ylim = c(0, max(matchavg$shots) * 1.1))
dev.off()

saveaspng('team-matchavg-ontarget', 1280)
barplot(matchavg$ontarget, col = getcol(n_teams_unique, 1),
	main = 'Average Proportion of Shots on Target Per Match', ylab = 'Team', 
	names.arg = teams_abbr, ylim = c(0, max(matchavg$ontarget) * 1.1))
dev.off()

saveaspng('team-matchavg-saves', 1280)
barplot(matchavg$saves, col = getcol(n_teams_unique, 1),
	main = paste('Average Proportion of Shots on Target Saved by',
	'the Goalkeeper Per Match'), ylab = 'Team', names.arg = teams_abbr, 
	ylim = c(0, max(matchavg$saves) * 1.1))
dev.off()

saveaspng('team-matchavg-defense', 1280)
barplot(matchavg$defense, col = getcol(n_teams_unique, 1),
	main = 'Average Number of Defensive Plays Per Match', ylab = 'Team', 
	names.arg = teams_abbr, ylim = c(0, max(matchavg$defense) * 1.1))
dev.off()

saveaspng('team-matchavg-badplays', 1280)
barplot(matchavg$badplays, col = getcol(n_teams_unique, 1), ylab = 'Team',
	main = 'Average Number of Unsportsmanlike Plays Per Match',
	names.arg = teams_abbr, ylim = c(0, max(matchavg$badplays) * 1.1))
dev.off()

########## STATISTICAL ANALYSES ##########

##### CLASSIFICATION OF FULL-TIME RESULTS USING RANDOM FORESTS #####

## split data into training set (70%) and test set (30%)
## select only variables that are going to be in the model

nrow <- nrow(matchstats)
ntrain <- round(nrow * .7)
set.seed(264)   ## for reproducible results
index <- sample(nrow, ntrain)
(trainset <- matchstats[index, c(4:7, 9, 12, 20:23)])
(testset <- matchstats[-index, c(4:7, 9, 12, 20:23)])

library(randomForest)   ## to use random forest algorith

(rf <- randomForest(fulltime_res ~ ., trainset, importance = T))
## Number of trees: 500
## No. of variables tried at each split: 3
## OOB estimate of error rate: .45%

## plot error rates vs. number of trees

saveaspng('randomforest-error-vs-ntree')
plot(rf, main = paste('Error Rates as a Function of the Number of Trees',
	'in the Random Forest'))
## add legend
legend('topright', c('Out-of-bag sample', 'Home-win class', 'Draw class', 
	'Away-win class'), lty = 1:4, col = 1:4)
dev.off()

## use model rf to classify full-time results in the test set

pred <- predict(rf, testset)

## confusion matrix of predicted values and actual values in test set

table(pred, testset$fulltime_res)

## number of misclassifcations and error rate in the test set

(n_misclass <- sum(testset$fulltime_res != pred))   ## 2
(mean(testset$fulltime_res != pred) * 100)   ## .35%

## fine-tune the model by varying the number of variables tried at each split

testset_err_rate_new <- c()
oob_error <- c()
for (i in 1:(ncol(trainset) - 1)) {
	rf_new <- randomForest(fulltime_res ~ ., trainset, mtry = i,
		importance = T)
	
	## new predicted values for the test set
	pred_new <- predict(rf_new, testset)
	
	## new misclassification rate in the test set
	testset_err_rate_new[i] <- mean(testset$fulltime_res != pred_new)

	## new out-of-bag error estimate
	oob_error[i] <- rf_new$err.rate[rf_new$ntree, 1]
}

## plot new error rates vs. number of variables tried at each split

saveaspng('randomforest-finetune')
par(mfrow = c(1, 2))
plot(testset_err_rate_new, type = 'b', col = 3, 
	xlab = 'Number of variables', ylab = 'Error rate in the test set')
plot(oob_error, type = 'b', col = 4, lty = 2, pch = 20, 
	xlab = 'Number of variables', ylab = 'Out-of-bag error estimate')
## add title
title <- paste('Error Rates in the Test Set and Out-of-Bag Error Estimates',
	'as a Function of\nthe Number of Variables Tried at Each Split')
par(mfrow = c(1, 1))
mtext(title, line = 1, font = 2, cex = 1.2)
dev.off()

## importance matrix for the original model (rf)

importance <- importance(rf)
importance[order(importance[, 4], importance[, 5], decreasing = T), ]

## variable importance plot

saveaspng('randomforest-varimportance')
varImpPlot(rf, main = 'Variable Importance in the Random Forest')
dev.off()

## how many times each variable was used in the random forest

use_counts <- varUsed(rf)
names(use_counts) <- colnames(trainset)[-1]
sort(use_counts, decreasing = T)

## partial dependence plots for the three most important variables

## get the coordinates to find out the limits on the axes
pdp <- vector('list', 5)
pdp[[1]] <- partialPlot(rf, as.data.frame(trainset), homegoals, 'home_win', 
	plot = F)
pdp[[2]] <- partialPlot(rf, as.data.frame(trainset), homegoals, 'draw',
	plot = F)
pdp[[3]] <- partialPlot(rf, as.data.frame(trainset), homegoals, 'away_win', 
	plot = F)
pdp[[4]] <- partialPlot(rf, as.data.frame(trainset), awaygoals, 'home_win', 
	plot = F)
pdp[[5]] <- partialPlot(rf, as.data.frame(trainset), awaygoals, 'away_win', 
	plot = F)

xlim <- range(sapply(pdp, function(x) range(x$x)))
ylim <- range(sapply(pdp, function(x) range(x$y))) * c(1.1, 1.5)

## draw the plots

saveaspng('randomforest-partialdependence-numeric')
plot(pdp[[1]], type = 'b', col = 3, lty = 2, xlim = xlim, ylim = ylim,
	main = paste('Partial Dependence of Full-Time Results on the Numbers',
		'of Home Goals and Away Goals'),
	xlab = 'Number of goals', ylab = 'Partial dependence')
lines(pdp[[2]], type = 'b', col = 3, lty = 3)
lines(pdp[[3]], type = 'b', col = 3, lty = 4)
lines(pdp[[4]], type = 'b', col = 4, lty = 2, pch = 0)
lines(pdp[[5]], type = 'b', col = 4, lty = 4, pch = 0)
## add legends
legend('topleft', c('Home win', 'Draw', 'Away win'), col = 3, lty = 2:4,
	pch = 1, title = 'Dependence on home goals', box.lwd = .5)
legend('topright', c('Home win', 'Away win'), col = 4, lty = c(2, 4),
	pch = 0, title = 'Dependence on away goals', box.lwd = .5)
## add horizontal line at y = 0
abline(h = 0, col = 'red', lty = 5, lwd = .5)
dev.off()

saveaspng('randomforest-partialdependence-scfst')
classes <- levels(trainset$fulltime_res)
par(mfrow = c(1, 3))
for (i in seq_along(classes)) {
	pdp_sf <- partialPlot(rf, as.data.frame(trainset), scoredfirst,
		classes[i], plot = F)
	barplot(pdp_sf$y, col = getcol(3, 9)[i], names.arg = pdp_sf$x,
		ylab = 'Partial dependence', legend.text = ft_res[i],
		args.legend = list(x = i %% 3 + 2))
}
par(mfrow = c(1, 1))
## add title and label
mtext('Partial Dependence of Full-Time Results on Which Team Scored First',
	line = 2.5, font = 2, adj = .5, cex = 1.2)
mtext('Which team scored first', side = 1, line = 3.5, cex = .8)
dev.off()
